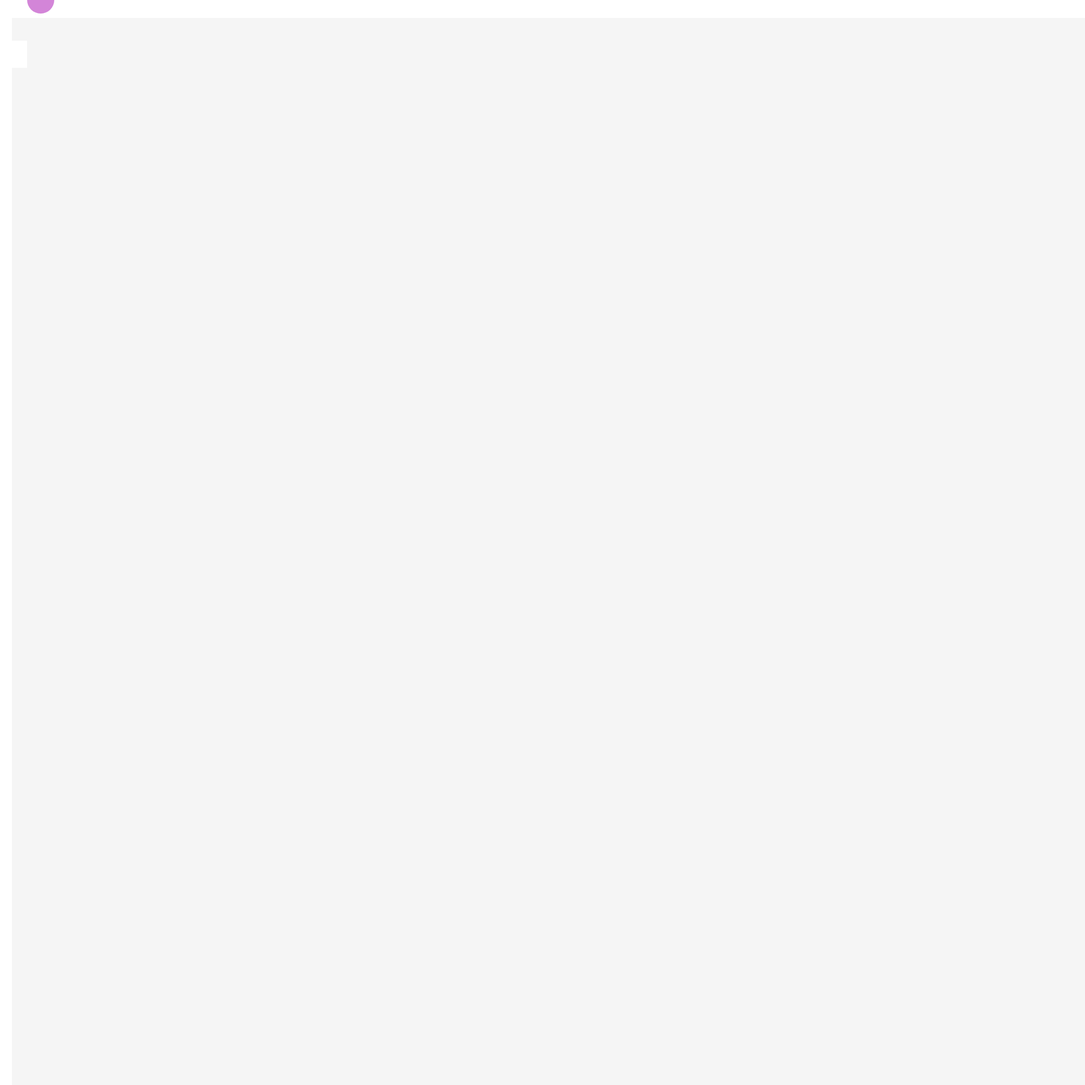
Frame 1 (no input)
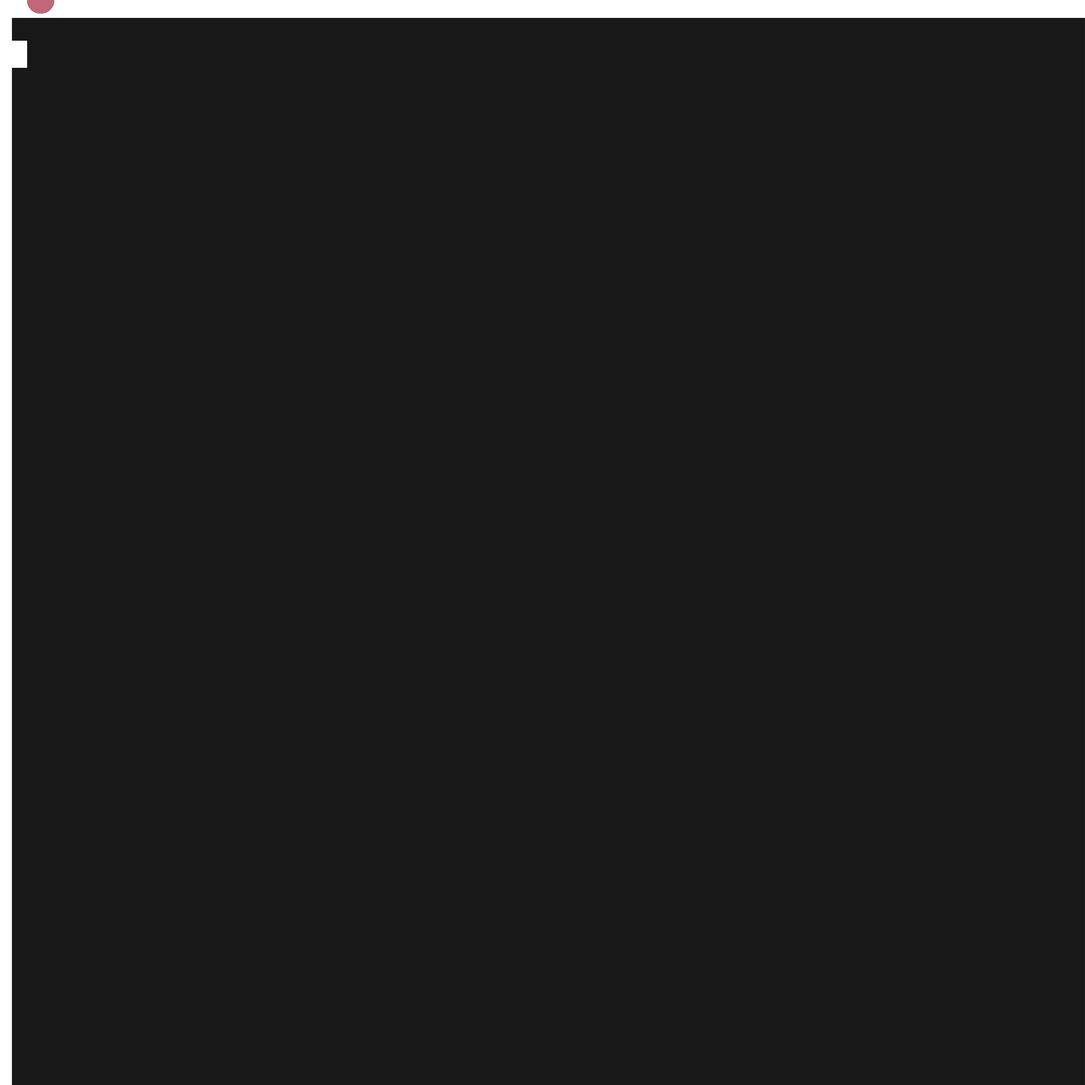
Frame 60 (no input)
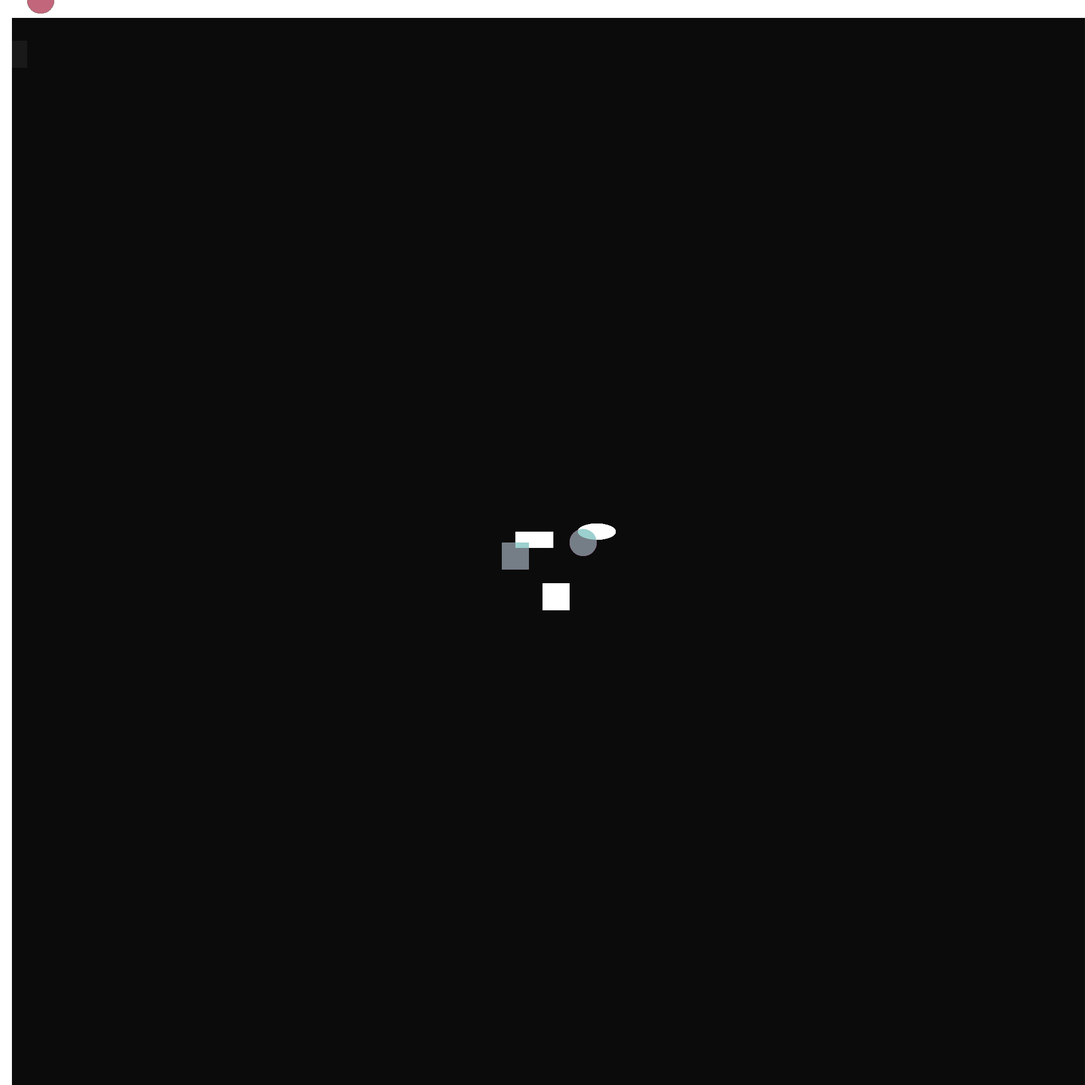
Frame 120 (the mouse pressed at the canvas centre since frame 60)

The p5.js sketch that drew these frames (run headless with seeded random() and noise() and a simulated clock; from frame 60 on, the mouse is pressed at the canvas centre):

// p5.js sketch
// ── sketch.js
function setup() {
	createCanvas(2000, 2000);
	frameRate(100)
}

function draw() {
	fill(22,10);
	noStroke()
	rect(22,33,2000,2000);
	
	let A = random(0,255);
	let B = random(0,255);
	let C = random(0,255);
    let D = random(255,100);
    let E = random (0,133);
	fill(255);
	rect(mouseX ,mouseY +75,50);
	ellipse(mouseX + 100, mouseY -20, 70, 30 );
	rect(mouseX -50, mouseY -20, 70, 30 );
	fill(A, B, C, D,E);
	ellipse(mouseX +75,mouseY,50);
	rect(mouseX -75,mouseY,50);
	fill(0,100);
	
	
}
